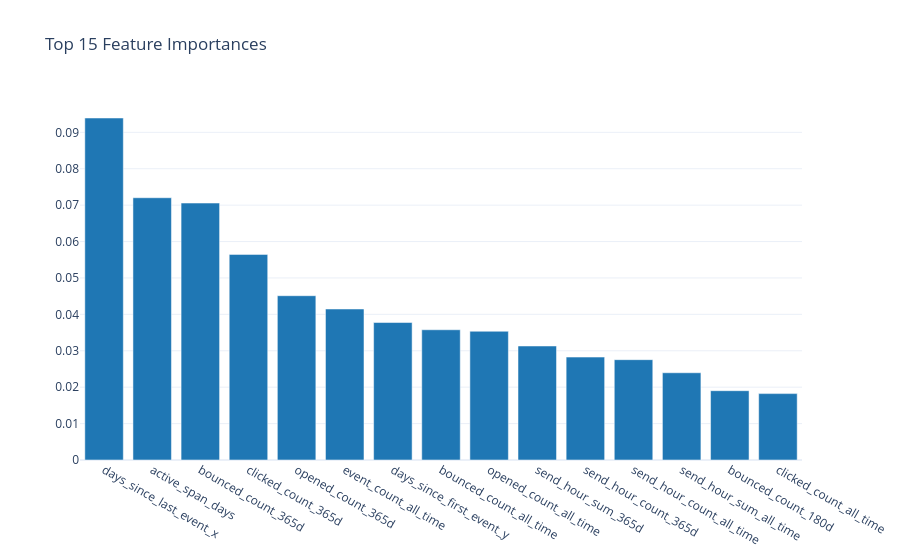

Notebook cell for this chart:
### Markdown cell above
## 8.4 Feature Importance (Random Forest)

### Code cell
if not _skip_modeling:
    rf_model = models["Random Forest"]
    importance_df = native_pd.DataFrame({
        "Feature": X_train.columns.tolist(),
        "Importance": rf_model.feature_importances_
    }).sort_values("Importance", ascending=False)

    top_n = 15
    top_features = importance_df.head(top_n)

    fig = charts.bar_chart(
        top_features["Feature"].tolist(),
        top_features["Importance"].tolist(),
        title=f"Top {top_n} Feature Importances"
    )
    display_figure(fig)

### Figure 1 — Plotly figure (JSON) as saved in the notebook; plotly's stock layout.template omitted (floating-point values rounded to 4 significant figures)
{"data": [{"marker": {"color": "#1f77b4"}, "type": "bar", "x": ["days_since_last_event_x", "active_span_days", "bounced_count_365d", "clicked_count_365d", "opened_count_365d", "event_count_all_time", "days_since_first_event_y", "bounced_count_all_time", "opened_count_all_time", "send_hour_sum_365d", "send_hour_count_365d", "send_hour_count_all_time", "send_hour_sum_all_time", "bounced_count_180d", "clicked_count_all_time"], "y": [0.09393, 0.07203, 0.07057, 0.05647, 0.04513, 0.04147, 0.03776, 0.03577, 0.03536, 0.03132, 0.02827, 0.02756, 0.02397, 0.01903, 0.01824]}], "layout": {"title": {"text": "Top 15 Feature Importances"}, "xaxis": {"title": {}}, "yaxis": {"title": {}}}}
